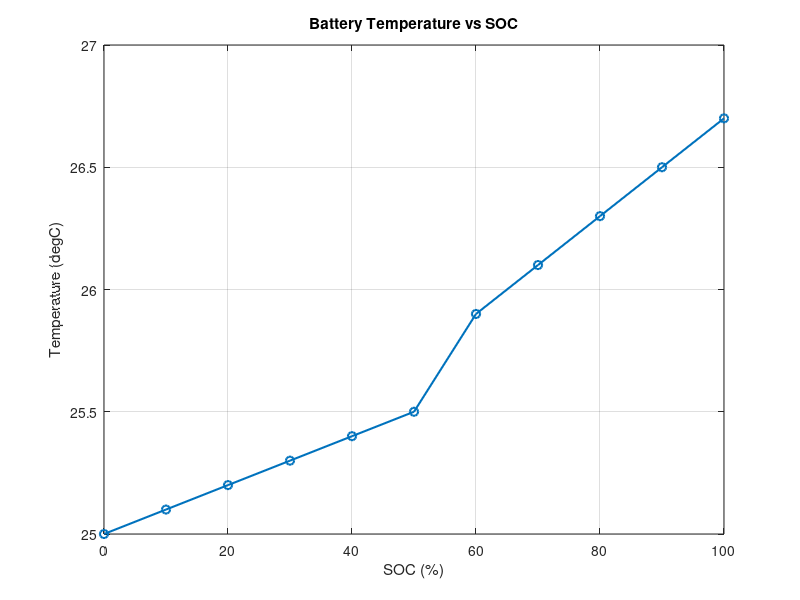
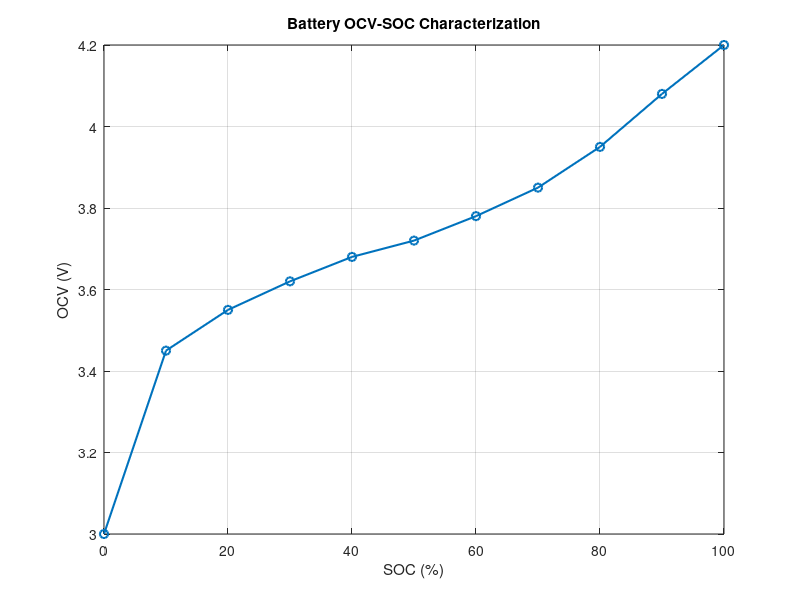

MATLAB code for these plots, in order:
clear; 
clc; 
close all;
%% Battery Test 4 - OCV-SOC Characterization
%% Test Parameters
Capacity_rated = 2.5;      % Rated Capacity (Ah) 
Temperature = 25;         % Test Temperature (degC)
%% SOC Data
SOC = 0:10:100;
%% OCV Data
OCV = [3.00 3.45 3.55 3.62 3.68 3.72 3.78 3.85 3.95 4.08 4.20];
Temperature_data = [25.0 25.1 25.2 25.3 25.4 25.5 25.9 26.1 26.3 26.5 26.7];
T_min = min(Temperature_data);
T_max = max(Temperature_data);
Temperature_Rise = T_max - T_min 

figure;

plot(SOC,Temperature_data,'o-','LineWidth',1.5);

xlabel('SOC (%)');
ylabel('Temperature (degC)');
title('Battery Temperature vs SOC');

grid on;

%% OCV-SOC Curve
figure;
plot(SOC,OCV,'o-','LineWidth',1.5);
xlabel('SOC (%)'); 
ylabel('OCV (V)'); 
title('Battery OCV-SOC Characterization');
grid on;
%% Minimum and Maximum Voltage
V_min = min(OCV); 
V_max = max(OCV);
fprintf('\n'); 
fprintf('========================================\n'); 
fprintf('      BATTERY CHARACTERIZATION TEST\n'); 
fprintf('========================================\n');
fprintf('Test Temperature : %.1f degC\n',Temperature); 
fprintf('Rated Capacity   : %.2f Ah\n',Capacity_rated); 
fprintf('Minimum OCV      : %.2f V\n',V_min); 
fprintf('Maximum OCV      : %.2f V\n',V_max);
fprintf('Minimum Temperature : %.1f degC\n',T_min);
fprintf('Maximum Temperature : %.1f degC\n',T_max);
fprintf('Temperature Rise : %.1f degC\n',Temperature_Rise);
%% Voltage Range
Voltage_Range = V_max - V_min;
fprintf('Voltage Range     : %.2f V\n',Voltage_Range);
fprintf('========================================\n');
%% PASS / FAIL
if V_min >= 3.0 && V_max <= 4.2 && Temperature_Rise <= 5  
fprintf('CHARACTERIZATION TEST RESULT: PASS\n');
else
fprintf('CHARACTERIZATION TEST RESULT: FAIL\n');
end
